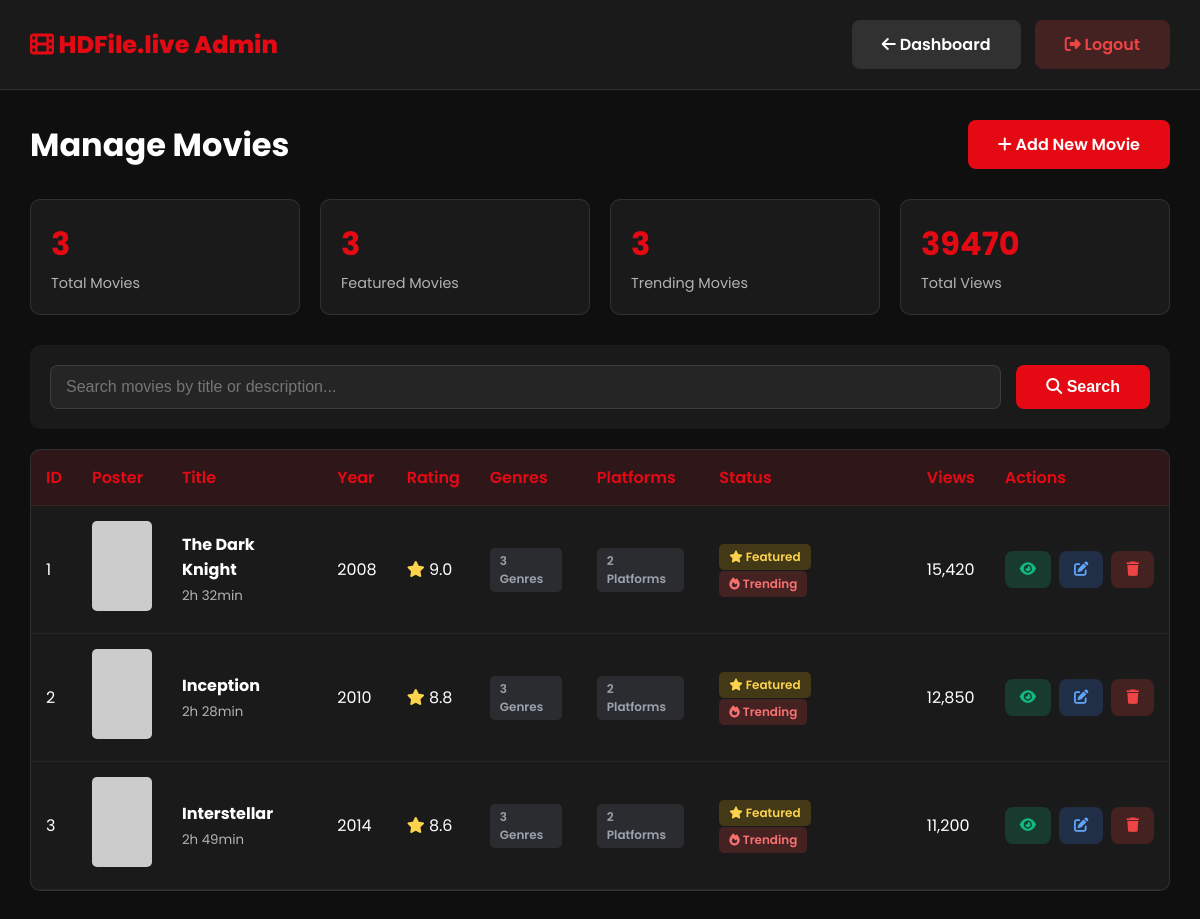
Screenshot of /admin/movies/manage.php (signed in) with the database file from the repository.
### tables this page shows
CREATE TABLE movies (
    id INT PRIMARY KEY AUTO_INCREMENT,
    title VARCHAR(255) NOT NULL,
    slug VARCHAR(255) UNIQUE NOT NULL,
    description TEXT,
    release_year INT,
    duration VARCHAR(20),
    rating DECIMAL(3,1),
    poster_url VARCHAR(500),
    banner_url VARCHAR(500),
    trailer_url VARCHAR(500),
    watch_links TEXT,
    is_featured BOOLEAN DEFAULT 0,
    is_trending BOOLEAN DEFAULT 0,
    views INT DEFAULT 0,
    created_at TIMESTAMP DEFAULT CURRENT_TIMESTAMP,
    updated_at TIMESTAMP DEFAULT CURRENT_TIMESTAMP ON UPDATE CURRENT_TIMESTAMP
);

### admin/movies/manage.php (the view, shortened to what this page needs)
<?php
require_once __DIR__ . '/../../config/database.php';
$page = isset($_GET['page']) ? (int)$_GET['page'] : 1;
$perPage = 10;
$offset = ($page - 1) * $perPage;
$search = isset($_GET['search']) ? sanitize($_GET['search']) : '';
$whereClause = '';
$totalMovies = $pdo->query("SELECT COUNT(*) FROM movies $whereClause")->fetchColumn();
$stmt = $pdo->query("
    SELECT m.*,
    (SELECT COUNT(*) FROM movie_genres WHERE movie_id = m.id) as genre_count,
    (SELECT COUNT(*) FROM movie_ott WHERE movie_id = m.id) as ott_count
    FROM movies m
    $whereClause
    ORDER BY m.created_at DESC
    LIMIT $perPage OFFSET $offset
");
$movies = $stmt->fetchAll();
?>
<!DOCTYPE html>
<html lang="en">
<head>
    <link rel="stylesheet" href="https://cdnjs.cloudflare.com/ajax/libs/font-awesome/6.4.0/css/all.min.css">
</head>
<body>
    <header class="admin-header">
        <div class="admin-logo">
            <i class="fas fa-film"></i> <?= SITE_NAME ?> Admin
        </div>
        <div>
            <a href="../index.php" class="btn btn-secondary" style="margin-right: 10px;">
                <i class="fas fa-arrow-left"></i> Dashboard
            </a>
            <a href="../logout.php" class="btn" style="background: rgba(239, 68, 68, 0.2); color: #EF4444;">
                <i class="fas fa-sign-out-alt"></i> Logout
            </a>
        </div>
    </header>
    <div class="admin-content">
        <div class="page-header">
            <h1 class="page-title">Manage Movies</h1>
            <a href="add.php" class="btn btn-primary">
                <i class="fas fa-plus"></i> Add New Movie
            </a>
        </div>
        <div class="stats-row">
            <div class="stat-card">
                <div class="stat-value"><?= $totalMovies ?></div>
                <div class="stat-label">Total Movies</div>
            </div>
            <div class="stat-card">
                <div class="stat-value">
                    <?= $pdo->query("SELECT COUNT(*) FROM movies WHERE is_featured = 1")->fetchColumn() ?>
                </div>
                <div class="stat-label">Featured Movies</div>
            </div>
            <div class="stat-card">
                <div class="stat-value">
                    <?= $pdo->query("SELECT COUNT(*) FROM movies WHERE is_trending = 1")->fetchColumn() ?>
                </div>
                <div class="stat-label">Trending Movies</div>
            </div>
            <div class="stat-card">
                <div class="stat-value">
                    <?= $pdo->query("SELECT SUM(views) FROM movies")->fetchColumn() ?>
                </div>
                <div class="stat-label">Total Views</div>
            </div>
        </div>
        <form method="GET" class="search-bar">
            <input type="text" name="search" class="search-input" placeholder="Search movies by title or description..." value="<?= htmlspecialchars($search) ?>">
            <button type="submit" class="btn btn-primary">
                <i class="fas fa-search"></i> Search
            </button>
        </form>
        <div class="movies-table">
            <?php if (count($movies) > 0): ?>
                <table>
                    <thead>
                        <tr>
                            <th>ID</th>
                            <th>Poster</th>
                            <th>Title</th>
                            <th>Year</th>
                            <th>Rating</th>
                            <th>Genres</th>
                            <th>Platforms</th>
                            <th>Status</th>
                            <th>Views</th>
                            <th>Actions</th>
                        </tr>
                    </thead>
                    <tbody>
                        <?php foreach ($movies as $movie): ?>
                            <tr>
                                <td><?= $movie['id'] ?></td>
                                <td>
                                    <img src="<?= htmlspecialchars($movie['poster_url']) ?>"
                                         alt="<?= htmlspecialchars($movie['title']) ?>"
                                         class="movie-poster-thumb"
                                         onerror="this.src='https://via.placeholder.com/60x90/1A1A1A/E50914?text=No+Image'">
                                </td>
                                <td>
                                    <strong><?= htmlspecialchars($movie['title']) ?></strong>
                                    <br>
                                    <small style="color: #B3B3B3;"><?= $movie['duration'] ?></small>
                                </td>
                                <td><?= $movie['release_year'] ?></td>
                                <td>
                                    <i class="fas fa-star" style="color: #FCD34D;"></i>
                                    <?= $movie['rating'] ?>
                                </td>
                                <td>
                                    <span class="badge badge-normal">
                                        <?= $movie['genre_count'] ?> Genre<?= $movie['genre_count'] != 1 ? 's' : '' ?>
                                    </span>
                                </td>
                                <td>
                                    <span class="badge badge-normal">
                                        <?= $movie['ott_count'] ?> Platform<?= $movie['ott_count'] != 1 ? 's' : '' ?>
                                    </span>
                                </td>
                                <td>
                                    <?php if ($movie['is_featured']): ?>
                                        <span class="badge badge-featured">
                                            <i class="fas fa-star"></i> Featured
                                        </span>
                                    <?php endif; ?>
                                    <?php if ($movie['is_trending']): ?>
                                        <span class="badge badge-trending">
                                            <i class="fas fa-fire"></i> Trending
                                        </span>
                                    <?php endif; ?>
                                </td>
                                <td><?= number_format($movie['views']) ?></td>
                                <td>
                                    <div class="action-buttons">
                                        <a href="../../pages/movie-detail.php?slug=<?= $movie['slug'] ?>"
                                           class="btn btn-sm"
                                           style="background: rgba(16, 185, 129, 0.2); color: #10B981;"
                                           target="_blank"
                                           title="View Movie">
                                            <i class="fas fa-eye"></i>
                                        </a>
                                        <a href="edit.php?id=<?= $movie['id'] ?>"
                                           class="btn btn-sm btn-edit"
                                           title="Edit Movie">
                                            <i class="fas fa-edit"></i>
                                        </a>
                                        <a href="?delete=<?= $movie['id'] ?>"
                                           class="btn btn-sm btn-delete"
                                           onclick="return confirm('Are you sure you want to delete this movie?')"
                                           title="Delete Movie">
                                            <i class="fas fa-trash"></i>
                                        </a>
                                    </div>
                                </td>
                            </tr>
                        <?php endforeach; ?>
                    </tbody>
                </table>
            <?php endif; ?>
        </div>
    </div>
</body>
</html>

### admin/movies/manage.php (style rules this page uses)
* { margin: 0; padding: 0; box-sizing: border-box; }
body { font-family: 'Poppins', sans-serif; background: #0F0F0F; color: #fff; }
.admin-header { background: #1A1A1A; border-bottom: 1px solid rgba(255,255,255,0.1); padding: 20px 30px; display: flex; justify-content: space-between; align-items: center; }
.admin-logo { font-size: 1.5rem; font-weight: 800; color: #E50914; }
.admin-content { padding: 30px; max-width: 1400px; margin: 0 auto; }
.page-header { display: flex; justify-content: space-between; align-items: center; margin-bottom: 30px; }
.page-title { font-size: 2rem; }
.btn { padding: 12px 30px; border-radius: 8px; border: none; cursor: pointer; font-weight: 600; font-size: 1rem; transition: all 0.3s; text-decoration: none; display: inline-block; }
.btn-primary { background: #E50914; color: #fff; }
.btn-secondary { background: rgba(255,255,255,0.1); color: #fff; }
.btn-sm { padding: 8px 15px; font-size: 0.9rem; }
.btn-edit { background: rgba(59, 130, 246, 0.2); color: #60A5FA; }
.btn-delete { background: rgba(239, 68, 68, 0.2); color: #EF4444; }
.search-bar { background: #1A1A1A; padding: 20px; border-radius: 10px; margin-bottom: 20px; display: flex; gap: 15px; }
.search-input { flex: 1; padding: 12px 15px; background: rgba(255,255,255,0.05); border: 1px solid rgba(255,255,255,0.1); border-radius: 8px; color: #fff; font-size: 1rem; }
.movies-table { background: #1A1A1A; border-radius: 10px; overflow: hidden; border: 1px solid rgba(255,255,255,0.1); }
table { width: 100%; border-collapse: collapse; }
thead { background: rgba(229, 9, 20, 0.1); }
th, td { padding: 15px; text-align: left; border-bottom: 1px solid rgba(255,255,255,0.05); }
th { font-weight: 600; color: #E50914; }
.movie-poster-thumb { width: 60px; height: 90px; object-fit: cover; border-radius: 5px; }
.badge { display: inline-block; padding: 4px 10px; border-radius: 5px; font-size: 0.75rem; font-weight: 600; margin-right: 5px; }
.badge-featured { background: rgba(234, 179, 8, 0.2); color: #FCD34D; }
.badge-trending { background: rgba(239, 68, 68, 0.2); color: #F87171; }
.badge-normal { background: rgba(107, 114, 128, 0.2); color: #9CA3AF; }
.action-buttons { display: flex; gap: 8px; }
.stats-row { display: grid; grid-template-columns: repeat(4, 1fr); gap: 20px; margin-bottom: 30px; }
.stat-card { background: #1A1A1A; padding: 20px; border-radius: 10px; border: 1px solid rgba(255,255,255,0.1); }
.stat-value { font-size: 2rem; font-weight: 700; color: #E50914; }
.stat-label { color: #B3B3B3; font-size: 0.9rem; margin-top: 5px; }

### rows the page displays
movies: id "1", title "The Dark Knight", duration "2h 32min", release_year "2008", rating "9.0", genre_count "3", ott_count "2", is_featured 1 (drawn), is_trending 1 (drawn), views "15,420"
movies: id "2", title "Inception", duration "2h 28min", release_year "2010", rating "8.8", genre_count "3", ott_count "2", is_featured 1 (drawn), is_trending 1 (drawn), views "12,850"
movies: id "3", title "Interstellar", duration "2h 49min", release_year "2014", rating "8.6", genre_count "3", ott_count "2", is_featured 1 (drawn), is_trending 1 (drawn), views "11,200"

### other values shown
SITE_NAME "HDFile.live"
$totalMovies "3"
$pdo->query("SELECT SUM(views) FROM movies")->fetchColumn() "39470"
